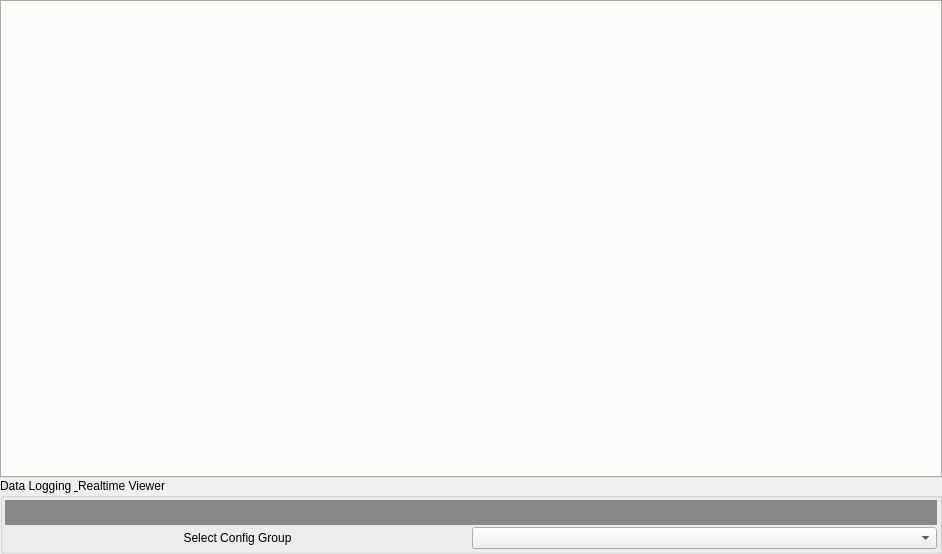
<?xml version="1.0" encoding="UTF-8"?>
<ui version="4.0">
 <class>Form_myMainWidget</class>
 <widget class="QWidget" name="Form_myMainWidget">
  <property name="geometry">
   <rect>
    <x>0</x>
    <y>0</y>
    <width>942</width>
    <height>554</height>
   </rect>
  </property>
  <property name="sizePolicy">
   <sizepolicy hsizetype="Expanding" vsizetype="Expanding">
    <horstretch>0</horstretch>
    <verstretch>0</verstretch>
   </sizepolicy>
  </property>
  <property name="minimumSize">
   <size>
    <width>0</width>
    <height>0</height>
   </size>
  </property>
  <property name="windowTitle">
   <string>Form</string>
  </property>
  <layout class="QVBoxLayout" name="verticalLayout" stretch="10,1">
   <property name="spacing">
    <number>0</number>
   </property>
   <property name="leftMargin">
    <number>0</number>
   </property>
   <property name="topMargin">
    <number>0</number>
   </property>
   <property name="rightMargin">
    <number>0</number>
   </property>
   <property name="bottomMargin">
    <number>0</number>
   </property>
   <item>
    <widget class="QTabWidget" name="tabWidget">
     <property name="palette">
      <palette>
       <active>
        <colorrole role="Base">
         <brush brushstyle="SolidPattern">
          <color alpha="255">
           <red>255</red>
           <green>255</green>
           <blue>255</blue>
          </color>
         </brush>
        </colorrole>
        <colorrole role="Window">
         <brush brushstyle="SolidPattern">
          <color alpha="255">
           <red>240</red>
           <green>240</green>
           <blue>230</blue>
          </color>
         </brush>
        </colorrole>
       </active>
       <inactive>
        <colorrole role="Base">
         <brush brushstyle="SolidPattern">
          <color alpha="255">
           <red>255</red>
           <green>255</green>
           <blue>255</blue>
          </color>
         </brush>
        </colorrole>
        <colorrole role="Window">
         <brush brushstyle="SolidPattern">
          <color alpha="255">
           <red>240</red>
           <green>240</green>
           <blue>230</blue>
          </color>
         </brush>
        </colorrole>
       </inactive>
       <disabled>
        <colorrole role="Base">
         <brush brushstyle="SolidPattern">
          <color alpha="255">
           <red>240</red>
           <green>240</green>
           <blue>230</blue>
          </color>
         </brush>
        </colorrole>
        <colorrole role="Window">
         <brush brushstyle="SolidPattern">
          <color alpha="255">
           <red>240</red>
           <green>240</green>
           <blue>230</blue>
          </color>
         </brush>
        </colorrole>
       </disabled>
      </palette>
     </property>
     <property name="autoFillBackground">
      <bool>true</bool>
     </property>
     <property name="currentIndex">
      <number>-1</number>
     </property>
    </widget>
   </item>
   <item>
    <widget class="QGroupBox" name="groupBox">
     <property name="title">
      <string>Data Logging &amp; Realtime Viewer</string>
     </property>
     <layout class="QGridLayout" name="gridLayout">
      <property name="leftMargin">
       <number>2</number>
      </property>
      <property name="topMargin">
       <number>2</number>
      </property>
      <property name="rightMargin">
       <number>2</number>
      </property>
      <property name="bottomMargin">
       <number>2</number>
      </property>
      <property name="spacing">
       <number>2</number>
      </property>
      <item row="1" column="0">
       <widget class="QLabel" name="label">
        <property name="text">
         <string>Select Config Group</string>
        </property>
        <property name="alignment">
         <set>Qt::AlignCenter</set>
        </property>
       </widget>
      </item>
      <item row="1" column="1">
       <widget class="QComboBox" name="comboBox_controllogfile">
        <property name="sizeAdjustPolicy">
         <enum>QComboBox::AdjustToContents</enum>
        </property>
       </widget>
      </item>
      <item row="0" column="0" colspan="2">
       <widget class="jvxQtSaLogFileWriter" name="widget_logFile" native="true">
        <property name="minimumSize">
         <size>
          <width>0</width>
          <height>25</height>
         </size>
        </property>
        <property name="palette">
         <palette>
          <active>
           <colorrole role="WindowText">
            <brush brushstyle="SolidPattern">
             <color alpha="255">
              <red>255</red>
              <green>255</green>
              <blue>255</blue>
             </color>
            </brush>
           </colorrole>
           <colorrole role="Base">
            <brush brushstyle="SolidPattern">
             <color alpha="255">
              <red>255</red>
              <green>255</green>
              <blue>255</blue>
             </color>
            </brush>
           </colorrole>
           <colorrole role="Window">
            <brush brushstyle="SolidPattern">
             <color alpha="255">
              <red>136</red>
              <green>136</green>
              <blue>136</blue>
             </color>
            </brush>
           </colorrole>
          </active>
          <inactive>
           <colorrole role="WindowText">
            <brush brushstyle="SolidPattern">
             <color alpha="255">
              <red>255</red>
              <green>255</green>
              <blue>255</blue>
             </color>
            </brush>
           </colorrole>
           <colorrole role="Base">
            <brush brushstyle="SolidPattern">
             <color alpha="255">
              <red>255</red>
              <green>255</green>
              <blue>255</blue>
             </color>
            </brush>
           </colorrole>
           <colorrole role="Window">
            <brush brushstyle="SolidPattern">
             <color alpha="255">
              <red>136</red>
              <green>136</green>
              <blue>136</blue>
             </color>
            </brush>
           </colorrole>
          </inactive>
          <disabled>
           <colorrole role="WindowText">
            <brush brushstyle="SolidPattern">
             <color alpha="255">
              <red>120</red>
              <green>120</green>
              <blue>120</blue>
             </color>
            </brush>
           </colorrole>
           <colorrole role="Base">
            <brush brushstyle="SolidPattern">
             <color alpha="255">
              <red>136</red>
              <green>136</green>
              <blue>136</blue>
             </color>
            </brush>
           </colorrole>
           <colorrole role="Window">
            <brush brushstyle="SolidPattern">
             <color alpha="255">
              <red>136</red>
              <green>136</green>
              <blue>136</blue>
             </color>
            </brush>
           </colorrole>
          </disabled>
         </palette>
        </property>
        <property name="accessibleDescription">
         <string/>
        </property>
        <property name="autoFillBackground">
         <bool>true</bool>
        </property>
       </widget>
      </item>
     </layout>
    </widget>
   </item>
  </layout>
 </widget>
 <customwidgets>
  <customwidget>
   <class>jvxQtSaLogFileWriter</class>
   <extends>QWidget</extends>
   <header>jvxQtSaLogFileWriter.h</header>
   <container>1</container>
  </customwidget>
 </customwidgets>
 <resources>
  <include location="jvxMeasureAudio.qrc"/>
 </resources>
 <connections>
  <connection>
   <sender>tabWidget</sender>
   <signal>tabBarClicked(int)</signal>
   <receiver>Form_myMainWidget</receiver>
   <slot>clicked_tabBarWidget(int)</slot>
   <hints>
    <hint type="sourcelabel">
     <x>118</x>
     <y>16</y>
    </hint>
    <hint type="destinationlabel">
     <x>213</x>
     <y>0</y>
    </hint>
   </hints>
  </connection>
 </connections>
 <slots>
  <slot>clicked_tabBarWidget(int)</slot>
  <slot>selected_waveformType(int)</slot>
  <slot>changed_lengthSignal()</slot>
  <slot>changed_silenceSignal()</slot>
  <slot>changed_numberIterations()</slot>
  <slot>modify_numberIterations()</slot>
  <slot>selected_transferLine(int)</slot>
  <slot>clicked_addTransferLane()</slot>
  <slot>clicked_removeTransferLane()</slot>
  <slot>changed_descriptionLane()</slot>
  <slot>selected_channelTest(int)</slot>
  <slot>selected_channelMeasure(int)</slot>
  <slot>changed_descriptionMeasure()</slot>
  <slot>clicked_exportMeasure()</slot>
  <slot>changed_ymaxother()</slot>
  <slot>changed_yminother()</slot>
  <slot>changed_xminother()</slot>
  <slot>changed_xmaxother()</slot>
  <slot>toggled_writelogfile(bool)</slot>
  <slot>changed_prefixLogfile()</slot>
  <slot>clicked_directoryLogfile()</slot>
  <slot>toggled_noPause(bool)</slot>
  <slot>changed_amplitude()</slot>
  <slot>modify_amplitude()</slot>
  <slot>changed_countdownBeforeStart()</slot>
  <slot>selected_output(int)</slot>
  <slot>clicked_outputallon()</slot>
  <slot>clicked_outputalloff()</slot>
  <slot>selected_measurement(int)</slot>
  <slot>selected_whatToPlot(int)</slot>
  <slot>changed_ymaxir()</slot>
  <slot>changed_yminir()</slot>
  <slot>changed_xmaxir()</slot>
  <slot>changed_xminir()</slot>
  <slot>clicked_toggleView()</slot>
  <slot>clicked_rescaleir()</slot>
  <slot>clicked_rescaleother()</slot>
  <slot>clicked_removeMeasurement()</slot>
  <slot>clicked_rescaleYir()</slot>
  <slot>newSelection_logtofileaccess(int)</slot>
 </slots>
</ui>
